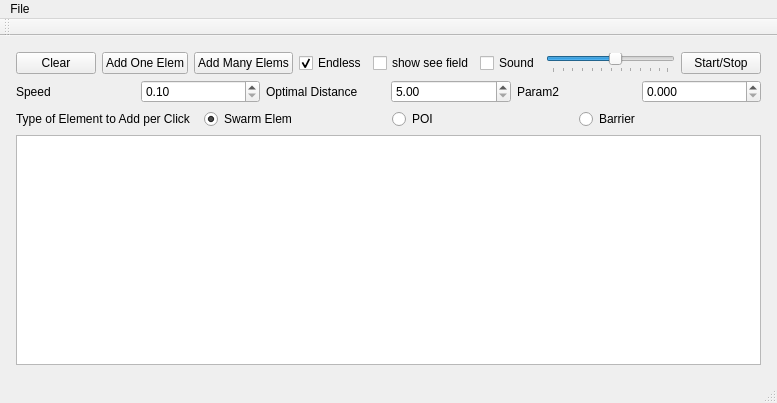
<?xml version="1.0" encoding="UTF-8"?>
<ui version="4.0">
 <class>MainWindow</class>
 <widget class="QMainWindow" name="MainWindow">
  <property name="geometry">
   <rect>
    <x>0</x>
    <y>0</y>
    <width>777</width>
    <height>403</height>
   </rect>
  </property>
  <property name="windowTitle">
   <string>Schwarm Simulation</string>
  </property>
  <property name="toolButtonStyle">
   <enum>Qt::ToolButtonTextOnly</enum>
  </property>
  <widget class="QWidget" name="centralWidget">
   <layout class="QVBoxLayout" name="verticalLayout_2">
    <item>
     <layout class="QVBoxLayout" name="verticalLayout">
      <property name="leftMargin">
       <number>5</number>
      </property>
      <property name="topMargin">
       <number>5</number>
      </property>
      <property name="rightMargin">
       <number>5</number>
      </property>
      <property name="bottomMargin">
       <number>5</number>
      </property>
      <item>
       <layout class="QHBoxLayout" name="horizontalLayout_2">
        <item>
         <widget class="QPushButton" name="btnClear">
          <property name="text">
           <string>Clear</string>
          </property>
         </widget>
        </item>
        <item>
         <widget class="QPushButton" name="btnStart">
          <property name="text">
           <string>Add One Elem</string>
          </property>
         </widget>
        </item>
        <item>
         <widget class="QPushButton" name="btnAddMore">
          <property name="text">
           <string>Add Many Elems</string>
          </property>
         </widget>
        </item>
        <item>
         <widget class="QCheckBox" name="checkBox">
          <property name="text">
           <string>Endless</string>
          </property>
          <property name="checked">
           <bool>true</bool>
          </property>
         </widget>
        </item>
        <item>
         <widget class="QCheckBox" name="chbSeeField">
          <property name="text">
           <string>show see field</string>
          </property>
         </widget>
        </item>
        <item>
         <widget class="QCheckBox" name="chbSound">
          <property name="text">
           <string>Sound</string>
          </property>
         </widget>
        </item>
        <item>
         <widget class="QSlider" name="horizontalSlider">
          <property name="maximumSize">
           <size>
            <width>200</width>
            <height>16777215</height>
           </size>
          </property>
          <property name="baseSize">
           <size>
            <width>0</width>
            <height>0</height>
           </size>
          </property>
          <property name="minimum">
           <number>1</number>
          </property>
          <property name="maximum">
           <number>60</number>
          </property>
          <property name="value">
           <number>33</number>
          </property>
          <property name="orientation">
           <enum>Qt::Horizontal</enum>
          </property>
          <property name="tickPosition">
           <enum>QSlider::TicksBelow</enum>
          </property>
          <property name="tickInterval">
           <number>5</number>
          </property>
         </widget>
        </item>
        <item>
         <widget class="QPushButton" name="btnStartStop">
          <property name="text">
           <string>Start/Stop</string>
          </property>
         </widget>
        </item>
       </layout>
      </item>
      <item>
       <layout class="QHBoxLayout" name="horizontalLayout">
        <item>
         <widget class="QLabel" name="label_2">
          <property name="text">
           <string>Speed</string>
          </property>
         </widget>
        </item>
        <item>
         <widget class="QDoubleSpinBox" name="spinSpeed">
          <property name="minimum">
           <double>0.100000000000000</double>
          </property>
          <property name="maximum">
           <double>15.000000000000000</double>
          </property>
          <property name="singleStep">
           <double>0.500000000000000</double>
          </property>
         </widget>
        </item>
        <item>
         <widget class="QLabel" name="label">
          <property name="text">
           <string>Optimal Distance</string>
          </property>
         </widget>
        </item>
        <item>
         <widget class="QDoubleSpinBox" name="param1">
          <property name="minimum">
           <double>5.000000000000000</double>
          </property>
          <property name="maximum">
           <double>35.000000000000000</double>
          </property>
          <property name="singleStep">
           <double>0.500000000000000</double>
          </property>
         </widget>
        </item>
        <item>
         <widget class="QLabel" name="labelParam2">
          <property name="text">
           <string>Param2</string>
          </property>
         </widget>
        </item>
        <item>
         <widget class="QDoubleSpinBox" name="param2">
          <property name="decimals">
           <number>3</number>
          </property>
          <property name="singleStep">
           <double>0.020000000000000</double>
          </property>
         </widget>
        </item>
       </layout>
      </item>
      <item>
       <layout class="QHBoxLayout" name="horizontalLayout_3">
        <item>
         <widget class="QLabel" name="label_3">
          <property name="text">
           <string>Type of Element to Add per Click</string>
          </property>
         </widget>
        </item>
        <item>
         <widget class="QRadioButton" name="rdbElem">
          <property name="text">
           <string>Swarm Elem</string>
          </property>
          <property name="checked">
           <bool>true</bool>
          </property>
         </widget>
        </item>
        <item>
         <widget class="QRadioButton" name="rdbPOI">
          <property name="text">
           <string>POI</string>
          </property>
         </widget>
        </item>
        <item>
         <widget class="QRadioButton" name="rdbBarrier">
          <property name="text">
           <string>Barrier</string>
          </property>
         </widget>
        </item>
       </layout>
      </item>
      <item>
       <widget class="QGraphicsView" name="graphicsView"/>
      </item>
     </layout>
    </item>
   </layout>
  </widget>
  <widget class="QMenuBar" name="menuBar">
   <property name="geometry">
    <rect>
     <x>0</x>
     <y>0</y>
     <width>777</width>
     <height>21</height>
    </rect>
   </property>
   <widget class="QMenu" name="menuFile">
    <property name="title">
     <string>File</string>
    </property>
    <addaction name="actionOpen"/>
    <addaction name="actionSave"/>
    <addaction name="actionSave_as"/>
    <addaction name="separator"/>
    <addaction name="actionQuit"/>
   </widget>
   <addaction name="menuFile"/>
  </widget>
  <widget class="QToolBar" name="mainToolBar">
   <attribute name="toolBarArea">
    <enum>TopToolBarArea</enum>
   </attribute>
   <attribute name="toolBarBreak">
    <bool>false</bool>
   </attribute>
  </widget>
  <widget class="QStatusBar" name="statusBar"/>
  <action name="actionOpen">
   <property name="text">
    <string>Open</string>
   </property>
   <property name="shortcut">
    <string>Ctrl+O</string>
   </property>
  </action>
  <action name="actionSave">
   <property name="text">
    <string>Save</string>
   </property>
   <property name="shortcut">
    <string>Ctrl+S</string>
   </property>
  </action>
  <action name="actionQuit">
   <property name="text">
    <string>Quit</string>
   </property>
   <property name="shortcut">
    <string>F4</string>
   </property>
  </action>
  <action name="actionSave_as">
   <property name="text">
    <string>Save as...</string>
   </property>
  </action>
 </widget>
 <layoutdefault spacing="6" margin="11"/>
 <resources/>
 <connections>
  <connection>
   <sender>actionQuit</sender>
   <signal>triggered()</signal>
   <receiver>MainWindow</receiver>
   <slot>close()</slot>
   <hints>
    <hint type="sourcelabel">
     <x>-1</x>
     <y>-1</y>
    </hint>
    <hint type="destinationlabel">
     <x>388</x>
     <y>201</y>
    </hint>
   </hints>
  </connection>
  <connection>
   <sender>actionOpen</sender>
   <signal>triggered()</signal>
   <receiver>MainWindow</receiver>
   <slot>openFile()</slot>
   <hints>
    <hint type="sourcelabel">
     <x>-1</x>
     <y>-1</y>
    </hint>
    <hint type="destinationlabel">
     <x>388</x>
     <y>201</y>
    </hint>
   </hints>
  </connection>
  <connection>
   <sender>actionSave</sender>
   <signal>triggered()</signal>
   <receiver>MainWindow</receiver>
   <slot>saveFile()</slot>
   <hints>
    <hint type="sourcelabel">
     <x>-1</x>
     <y>-1</y>
    </hint>
    <hint type="destinationlabel">
     <x>388</x>
     <y>201</y>
    </hint>
   </hints>
  </connection>
  <connection>
   <sender>actionSave_as</sender>
   <signal>triggered()</signal>
   <receiver>MainWindow</receiver>
   <slot>saveFileAs()</slot>
   <hints>
    <hint type="sourcelabel">
     <x>-1</x>
     <y>-1</y>
    </hint>
    <hint type="destinationlabel">
     <x>388</x>
     <y>201</y>
    </hint>
   </hints>
  </connection>
 </connections>
 <slots>
  <slot>openFile()</slot>
  <slot>saveFile()</slot>
  <slot>saveFileAs()</slot>
 </slots>
</ui>
